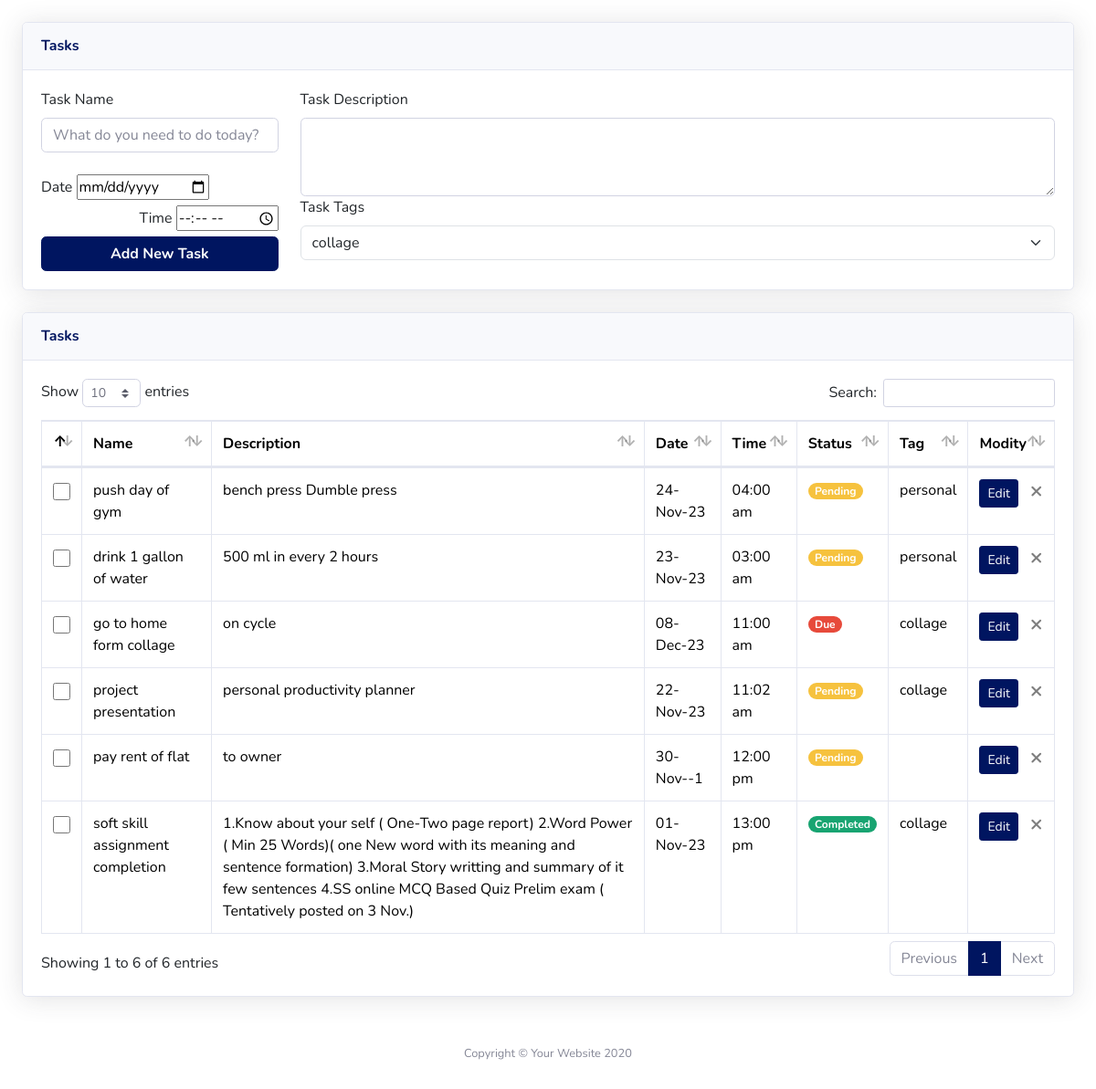
Before: /admin/components/todo-list/todo.php (signed in) with the older database file.
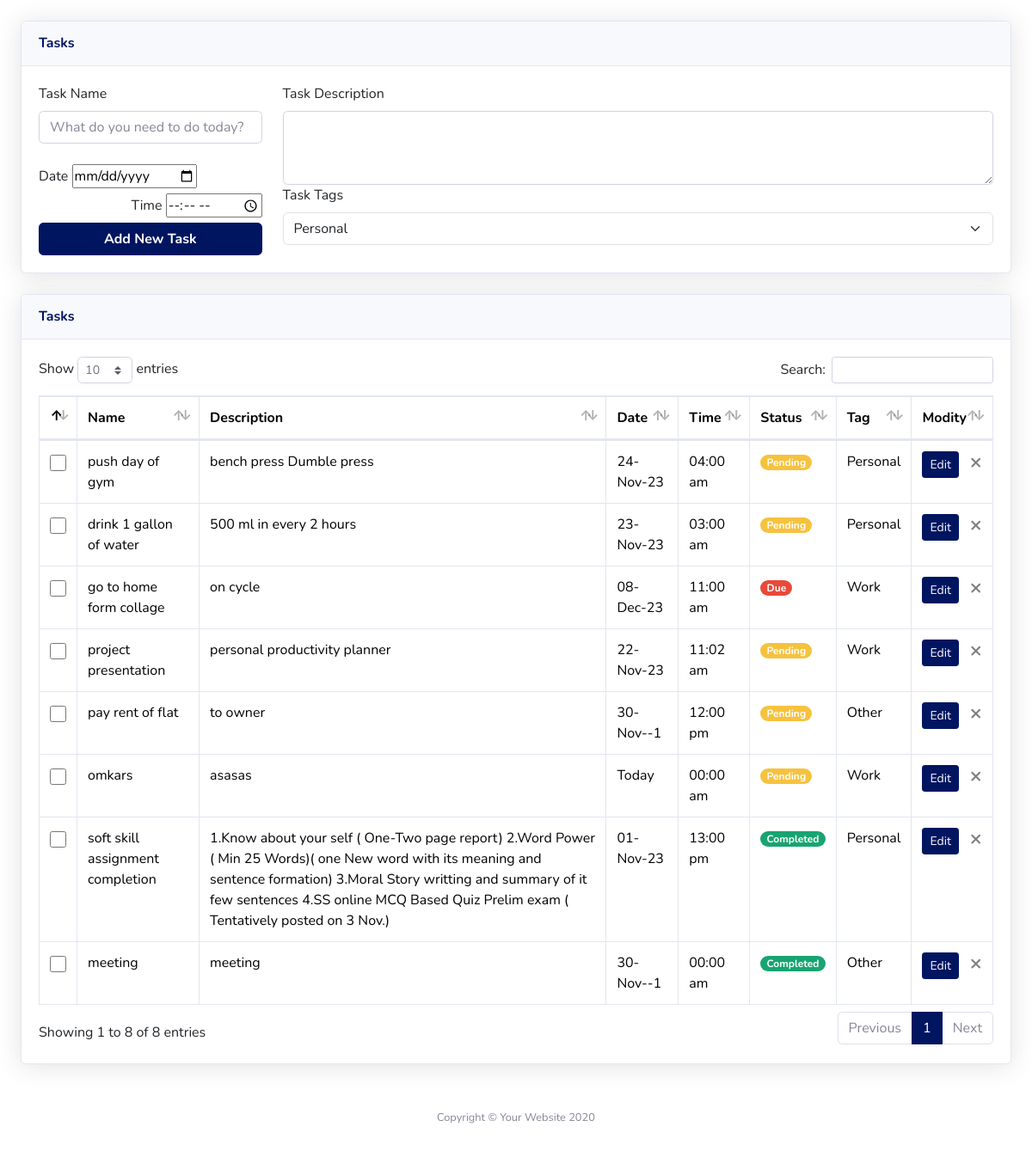
After: the same page with the newer database file.
### tables this page shows
CREATE TABLE `todo` (
  `id` int(11) NOT NULL,
  `name` varchar(40) NOT NULL,
  `disc` varchar(500) NOT NULL,
  `tag` varchar(30) NOT NULL,
  `type` int(11) NOT NULL DEFAULT 4,
  `status` int(11) NOT NULL DEFAULT 0,
  `trash` int(11) NOT NULL DEFAULT 0,
  `created` date NOT NULL,
  `time` time NOT NULL,
  `fk_user` int(11) NOT NULL,
  `fk_goal` int(11) NOT NULL
);

### conn.php (called while the page is built)
<?php
 function sql_query($sql){
    $conn=mysqli_connect("localhost","root","","PPP");
    if ($conn->connect_error) {
        die("Connection failure: "
            . $conn->connect_error);
    } else{
        return mysqli_query($conn,$sql);
    }
 }
?>

### admin/components/todo-list/todo.php (the view, shortened to what this page needs)
<?php
    include "../../../conn.php";
    $id=$_SESSION['id'];
?>
<!DOCTYPE html>
<html lang="en">
<head>
    <link href="/Personal-Productivity-Planner/admin/vendor/fontawesome-free/css/all.min.css" rel="stylesheet"
        type="text/css">
        <link href="https://cdn.jsdelivr.net/npm/bootstrap@5.3.2/dist/css/bootstrap.min.css" rel="stylesheet">
    <link href="/Personal-Productivity-Planner/admin/css/sb-admin-2.min.css" rel="stylesheet">
    <link href="/Personal-Productivity-Planner/admin/vendor/datatables/dataTables.bootstrap4.min.css" rel="stylesheet">
</head>
<body id="page-top">
    <div id="wrapper">
        <div id="content-wrapper" class="d-flex flex-column">
            <div id="content">
                <div class="container-fluid">
                <div class="card shadow mb-4 mt-4">
                        <div class="card-header py-3">
                            <h6 class="m-0 font-weight-bold text-primary">Tasks</h6>
                        </div>
                        <div class="card-body">
                            <?php
                        if($_SERVER['REQUEST_METHOD']=="POST" && isset($_POST['edit-task'])){
                            $result=sql_query("SELECT * FROM `todo` WHERE `fk_user`='$id' and `id`='".$_POST['edit-task']."' ");
                            if (mysqli_num_rows($result) >0) {
                            while($row = mysqli_fetch_assoc($result)){
                        echo '
                        <form class="row" action="todo.php" method="POST">
                            <div class="col-xl-3 col-md-6 ">
                                <label for="exampleFormControlTextarea1">Task Name</label>
                                <input type="text" name="name" class="mr-2 form-control add-task" value="'.$row['name'].'" placeholder="What do you need to do today?" required>
                                <div class="my-4"><span><label for="exampleFormControlTextarea1">Date</label>
                                <input name="created" value="'.$row['created'].'" type="date" required></span>
                                <span class="float-right"><label for="exampleFormControlTextarea1">Time</label>
                                <input type="time" value="'.$row['time'].'" name="time" step=900></span></div>
                                <button type="submit" name="update-task" value="'.$row['id'].'" class="add btn btn-primary btn-block font-weight-bold todo-list-add-btn">Update Task</button>
                            </div>
                            <div class="col-xl-9 col-md-6">
                                <label for="exampleFormControlTextarea1" required>Task Description</label>
                                <textarea class="form-control" name="disc" rows="3">'.$row['disc'].'</textarea>
                                <label for="exampleFormControlTextarea1">Task Tags</label>
                                <select class="form-select" id="inputGroupSelect04" aria-label="Example select with button addon">';
                                $result1=sql_query("SELECT DISTINCT tag FROM `todo` WHERE tag != '' and `fk_user`='$id'");
                                if (mysqli_num_rows($result1) >0) {
                                while($row1 = mysqli_fetch_assoc($result1)){
                                if($row['tag']==$row1['tag']) echo '<option value="'.$row1['tag'].'">'.$row1['tag'].'</option>';
                                else echo '<option name="tag" value="'.$row1['tag'].'">'.$row1['tag'].'</option>';}}
                                echo'</select>
                            </div>
                            </div>
                        </form>';}}
                    }
                    else{
                    echo '
                    <form class="row" action="todo.php" method="POST">
                        <div class="col-xl-3 col-md-6 ">
                            <label for="exampleFormControlTextarea1">Task Name</label>
                            <input type="text" name="name" class="mr-2 form-control add-task" placeholder="What do you need to do today?" required>
                            <div class="my-4"><span><label for="exampleFormControlTextarea1">Date</label>
                            <input name="created" type="date" required></span>
                            <span class="float-right"><label for="exampleFormControlTextarea1">Time</label>
                            <input type="time" name="time" step=900></span></div>
                            <button type="submit" name="add-task" class="add btn btn-primary btn-block font-weight-bold todo-list-add-btn">Add New Task</button>
                        </div>
                        <div class="col-xl-9 col-md-6">
                            <label for="exampleFormControlTextarea1" required>Task Description</label>
                            <textarea class="form-control" name="disc" rows="3"></textarea>
                            <label for="exampleFormControlTextarea1">Task Tags</label>
                            <select name="tag" class="form-select" id="inputGroupSelect04" aria-label="Example select with button addon">';
                                $result1=sql_query("SELECT DISTINCT tag FROM `todo` WHERE tag != '' and `fk_user`='$id'");
                                if (mysqli_num_rows($result1) >0) {
                                while($row1 = mysqli_fetch_assoc($result1)){
                                echo '<option name="tag" value="'.$row1['tag'].'">'.$row1['tag'].'</option>';}}
                                echo'</select>
                        </div>
                        </div>
                    </form>';
                }
                    ?>
                        </div>
                    <div class="card shadow mb-4">
                        <div class="card-header py-3">
                            <h6 class="m-0 font-weight-bold text-primary">Tasks</h6>
                        </div>
                        <div class="card-body">
                            <div class="table-responsive">
                                    <table class="table table-bordered" id="dataTable" width="100%" cellspacing="0">
                                        <thead>
                                            <tr>
                                                <th></th>
                                                <th>Name</th>
                                                <th>Description</th>
                                                <th>Date</th>
                                                <th>Time</th>
                                                <th>Status</th>
                                                <th>Tag</th>
                                                <th>Modity</th>
                                            </tr>
                                        </thead>
                                        <tbody>
                                            <?php
                                            $result=sql_query("SELECT * FROM `todo` WHERE `fk_user`='$id' and `trash`= 0 ORDER BY `status` ASC");
                                            if (mysqli_num_rows($result) >0) {
                                            while($row = mysqli_fetch_assoc($result)){
                                                $date=strtotime($row["created"]);
                                                $strdate=strval(date('d-M-y', $date));
                                                $today=strtotime("now");
                                                $tomorrow=strtotime("tomorrow");
                                                $yesterday=strtotime("yesterday");
                                                $time=strtotime($row["time"]);
                                                $strtime=strval(date('H:i a', $time));
                                                echo '
                                                    <tr>
                                                    <td><form action="todo.php" method="POST"><div class="checker"><input type="checkbox" onChange="this.form.submit()" name="complete-task" value="'.$row['id'].'"></div></form></td>
                                                    <td>'.$row['name'].'</td>
                                                    <td>'.$row['disc'].'</td>
                                                    <td>';
                                                    if(strval(date('d-M-y', $today))==strval(date('d-M-y', $date))){echo "Today";}
                                                    else if(strval(date('d-M-y', $tomorrow))==strval(date('d-M-y', $date))){echo "Tomorrow";}
                                                    else if(strval(date('d-M-y', $yesterday))==strval(date('d-M-y', $date))){echo "Yesterday";}else{echo $strdate;}
                                                echo'</td>
                                                    <td>'.$strtime.'</td>
                                                    <td>';
                                                    if($row['status']==1){echo '<span class="badge badge-pill badge-success mb-2 ">Completed</span>';}else if($row['status']==0 and date('d-M-y', $today)>date('d-M-y', $date)){echo '<span class="badge badge-pill badge-danger mb-2 ">Due</span>';}else{echo '<span class="badge badge-pill badge-warning mb-2 ">Pending</span>';}
                                                echo'</td>
                                                    <td>'.$row['tag'].'</td>
                                                    <td><form action="todo.php" method="POST"><span><button class="btn btn-sm btn-primary" type="submit" name="edit-task" value="'.$row['id'].'">Edit</button><button type="submit" name="del-task" value="'.$row['id'].'" class="close" aria-label="Close"><span aria-hidden="true">&times;</span></button></span></form></td>
                                                </tr>';
                                                    }
                                                }
                                            ?>
                                        </tbody>
                                    </table>
                            </div>
                        </div>
                    </div>
                </div>
                <footer class="sticky-footer bg-white">
                    <div class="container my-auto">
                        <div class="copyright text-center my-auto">
                            <span>Copyright &copy; Your Website 2020</span>
                        </div>
                    </div>
                </footer>
            </div>
        </div>
</body>
</html>

### admin/components/todo-list/todo.php (style rules this page uses)
div.checker { width: 18px; height: 18px }
div.checker input, div.checker span { width: 18px; height: 18px }
div.checker, div.checker input, div.checker span { width: 19px; height: 19px; }
div.checker, div.radio, div.uploader { position: relative; }
div.button, div.button *, div.checker, div.checker *, div.radio, div.radio *, div.selector, div.selector *, div.uploader, div.uploader * { margin: 0; padding: 0; }
div.button, div.checker, div.radio, div.selector, div.uploader { display: -moz-inline-box; display: inline-block; zoom: 1; vertical-align: middle; }

Changed rows visible on the page:
changed todo "push day of gym": tag "personal" → "Personal"
changed todo "drink 1 gallon of water": tag "personal" → "Personal"
changed todo "go to home form collage": tag "collage" → "Work"
changed todo "project presentation": tag "collage" → "Work"
changed todo "pay rent of flat": tag (not shown) → "Other"
added todo: name "omkars", disc "asasas", created "Today", time "00:00 am", status "Pending", tag "Work", $row['id'] 31 (drawn)
changed todo "soft skill assignment completion": tag "collage" → "Personal"
now on this page (row edited): todo: name "meeting", disc "meeting", created "30-Nov--1", time "00:00 am", status "Completed", tag "Other", $row['id'] 12 (drawn)
Other visible differences:
form field tag: "collage" → "Personal"
text written by a page script: "Show entries Search: Showing 1 to 6 of 6 entries Previous 1 Next" → "Show entries Search: Showing 1 to 8 of 8 entries Previous 1 Next"
